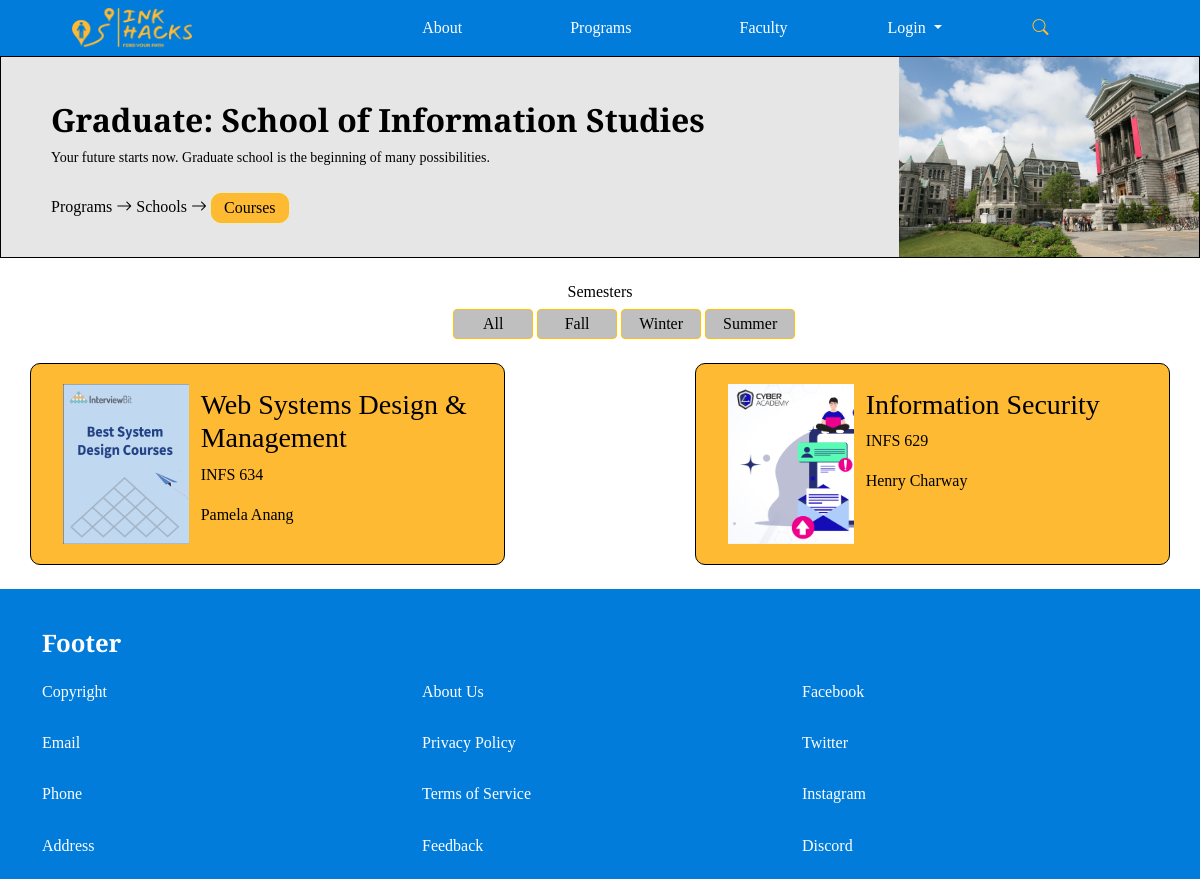
Screenshot of /courses.php?sid=1&pid=2 with the database file from the repository.
### tables this page shows
CREATE TABLE `program` (
  `program_id` int(11) NOT NULL,
  `program_name` varchar(255) NOT NULL,
  `program_img` varchar(255) NOT NULL
);

CREATE TABLE `schools` (
  `school_id` int(11) NOT NULL,
  `school_name` varchar(255) NOT NULL,
  `school_desc` text NOT NULL,
  `school_img` varchar(255) NOT NULL,
  `dept_name` varchar(255) NOT NULL,
  `program_id` int(11) NOT NULL
);

CREATE TABLE `courses` (
  `course_id` int(11) NOT NULL,
  `course_name` text NOT NULL,
  `course_code` varchar(225) NOT NULL,
  `course_type` varchar(255) NOT NULL,
  `course_desc` text NOT NULL,
  `course_img` varchar(255) NOT NULL,
  `l_id` int(11) NOT NULL,
  `school_id` int(11) NOT NULL
);

CREATE TABLE `lecturers` (
  `l_id` int(2) NOT NULL,
  `l_fname` varchar(225) NOT NULL,
  `l_email` varchar(225) NOT NULL,
  `l_number` varchar(225) NOT NULL,
  `l_password` varchar(225) NOT NULL,
  `l_description` text NOT NULL,
  `l_photo` varchar(300) DEFAULT NULL,
  `l_role` int(11) NOT NULL
);

### courses.php (the view, shortened to what this page needs)
<?php
include(dirname(__FILE__) . "/Settings/db.php");
include('header.php');
?>
<!Doctype html>
<html lang="en">
<head>
    <link href="https://cdn.jsdelivr.net/npm/bootstrap@5.0.2/dist/css/bootstrap.min.css" rel="stylesheet"
>
    <link rel="stylesheet" href="Assets/css/Mystyle.css" />
</head>
<body>
    <div id="main">
        <div class='container-fluid' id='cfluid' style='border:1px solid black;'>
            <div class='row'>
                <div class="col-10" style='padding-left:50px;height:20%;padding-top:20px'>
                    <br>
                    <h2><b>
                            <?php
                            $sid = $_GET['sid'];
                            $pid = $_GET['pid'];
                            $query = "SELECT * FROM schools s JOIN program p ON (s.program_id = p.program_id)
                            WHERE p.program_id = $pid";
                            $result = $conn->query($query);
                            $row = $result->fetch(PDO::FETCH_ASSOC);
                            echo $row['program_name']; ?>:
                            <?php
                            echo $row['school_name'];
                            ?>
                        </b></h2>
                    <small>Your future starts now. Graduate school is the beginning of many
                        possibilities.</small>
                    <div class='row'>
                        <div style='padding-top:25px'>
                            <a href="#" style='text-decoration:none; color:black'> Programs</a>
                            <i class="bi bi-arrow-right"></i>
                            <a href="#" style='text-decoration:none; color:black'> Schools</a>
                            <i class="bi bi-arrow-right"></i>
                            <button onclick="window.location.href = '#';" class='btn btn-warning'
                                style='padding-top:2px; height:30px;color:black; background-color:#FEBA33; border-radius:10px'>
                                Courses</button>
                        </div>
                    </div>
                </div>
                <div class="col-2" style='text-align:right;padding-right:0px;'>
                    <img id="floatRightClear" src="Assets/img/mgu.webp" alt="Card image cap" height='200px'>
                </div>
            </div>
        </div>
        <br>
        <div class='row'>
            <div style='text-align:center'>
                <h6 style='color:black'>Semesters</h6>
            </div>
            <div style='padding-left:38%'>
                <button style="background-color:#BFBFBF;width:80px; height:30px;padding-top:2px;"
                    onclick="this.style.backgroundColor='#FEBA33'" class='btn btn-warning' style='color:black;'>
                    All</button>
                <button style="background-color:#BFBFBF;width:80px; height:30px;padding-top:2px;"
                    onclick="this.style.backgroundColor='#FEBA33'" class='btn btn-warning' style='color:black;'>
                    Fall</button>
                <button style="background-color:#BFBFBF;width:80px; height:30px;padding-top:2px;"
                    onclick="this.style.backgroundColor='#FEBA33'" class='btn btn-warning' style='color:black;'>
                    Winter</button>
                <button style="background-color:#BFBFBF;width:90px; height:30px;padding-top:2px;"
                    onclick="this.style.backgroundColor='#FEBA33'" class='btn btn-warning' style='color:black;'>
                    Summer</button>
            </div>
        </div>
        <br>
        <div class="wrapper">
            <div class='container'>
                <div class='row'>
                    <?php
                    $query = "SELECT * FROM courses c JOIN lecturers l ON (c.l_id = l.l_id) WHERE `school_id`= $sid" ;
                    $query_exc = $conn->query($query);
                    while ($results = $query_exc->fetch(PDO::FETCH_ASSOC)) {
                        $cid = $results['course_id'];
                        ?>
                        <div class='col-5'>
                            <div class='row' style="border:1px solid black;border-radius:10px; background-color:#FEBA33;">
                                <div class='col-4' style="overflow: hidden">
                                    <img height='200px' min-width="100%" src="<?php echo $results['course_img'] ?>"
                                        style='padding-left:20px; padding-top:20px; padding-bottom:20px;'>
                                </div>
                                <div class='col-8' style='text-align:left;padding-top:5%'>
                                    <a href="document.php?cid=<?php echo  $cid ?>" style="text-decoration: none; color:black;">
                                        <h3><?php echo $results['course_name'] ?></h3>
                                        <p><?php echo $results['course_code'] ?></p>
                                        <p><?php echo $results['l_fname'] ?></p>
                                    </a>
                                </div>
                            </div>
                        </div>
                        <div class='col-2'></div>
                        <?php
                    }
                    ?>
                </div>
            </div>
        </div>
    </div>
    <br>
    <?php include('footer.php'); ?>
</body>
</html>

### header.php (shortened to what this page needs)
<link rel="stylesheet" href="https://cdn.jsdelivr.net/npm/bootstrap-icons@1.7.2/font/bootstrap-icons.css">
<nav id="navbar" class="navbar navbar-expand-lg bg-body-tertiary" style="padding-y: 0rem !important">
  <div class="container-fluid" id="navbar">
    <div class="navbar-header">
      <a class="navbar-brand mx-auto mb-2 mb-lg-0" href="index.php"><img src="Assets/img/Logo_tp.png"
          style='padding-left: 60px;' width="180" height="40" class="logo" alt="">
      </a>
    </div>
    <div class="collapse navbar-collapse" id="navbarSupportedContent">
      <ul class="navbar-nav mx-auto mb-2 mb-lg-0">
        <li class="nav-item">
          <a class="nav-link active" style='color:white;font-family:Source Serif Pro; padding-right: 100px'
            aria-current="page" href="about.php">About</a>
        </li>
        <li class="nav-item">
          <a class="nav-link" style='color:white;font-family:Source Serif Pro; padding-right: 100px'
            href="programs.php">Programs</a>
        </li>
        <li class="nav-item">
          <a class="nav-link" style='color:white;font-family:Source Serif Pro; padding-right: 50px'
            href="faculty.php">Faculty</a>
        </li>
        <li class="nav-item dropdown">
          <a class="nav-link dropdown-toggle" style='color:white;font-family:Source Serif Pro; padding-left: 50px'
            href="#" role="button" data-bs-toggle="dropdown" aria-expanded="true">
            Login
          </a>
        </li>
        <li class="nav-item" style='padding-left:15%;padding-top:1.5%'>
          <a href='#' data-bs-toggle="modal" data-bs-target="#exampleModal"><span style='color:#FEBA33'
              class="bi bi-search"></span></a>
        </li>
      </ul>
    </div>
  </div>
</nav>

### footer.php (shortened to what this page needs)
<div class="wrapper" id='wrap-x'>
  <br>
  <div class="card-body">
    <footer class="footer">
      <div class="container">
        <div class="row">
          <div class="col">
            <h4 class="mb-4"><strong>Footer</strong></h4>
          </div>
        </div>
        <div class="row">
          <div class="col">
            <h6 class=""><a href='tos.php' style='text-decoration: none; color:white'>Copyright</a></h6>
          </div>
          <div class="col">
            <h6 class=""><a href='about.php' style='text-decoration: none; color:white'>About Us</a></h6>
          </div>
          <div class="col">
            <h6 class=""><a href='https://www.facebook.com' target="_blank"
                style='text-decoration: none; color:white'>Facebook</a></h6>
          </div>
        </div>
        <br>
        <div class="row">
          <div class="col">
            <h6 class=""><a href='mailto:support@inkhack.com' style='text-decoration: none; color:white'>Email</a></h6>
          </div>
          <div class="col">
            <h6 class=""><a href='tos.php' style='text-decoration: none; color:white'>Privacy Policy</a></h6>
          </div>
          <div class="col">
            <h6 class=""><a href='https://twitter.com' target="_blank"
                style='text-decoration: none; color:white'>Twitter</a></h6>
          </div>
        </div>
        <br>
        <div class="row">
          <div class="col">
            <h6 class=""><a href='tel:+15459098876' style='text-decoration: none; color:white'>Phone</a></h6>
          </div>
          <div class="col">
            <h6 class=""><a href='tos.php' style='text-decoration: none; color:white'>Terms of Service</a></h6>
          </div>
          <div class="col">
            <h6 class=""><a href='https://www.instagram.com' target="_blank"
                style='text-decoration: none; color:white'>Instagram</a></h6>
          </div>
        </div>
        <br>
        <div class="row">
          <div class="col">
            <h6 class=""><a href='https://goo.gl/maps/G7EdWB1i7PyaWNh26' target="_blank"
                style='text-decoration: none; color:white'>Address</a></h6>
          </div>
          <div class="col">
            <h6 class=""><a href='#' data-bs-toggle="modal" data-bs-target="#feedbackModal"
                style='text-decoration: none; color:white'>Feedback</a></h6>
          </div>
          <div class="col">
            <h6 class=""><a href='https://discord.com' target="_blank"
                style='text-decoration: none; color:white'>Discord</a></h6>
          </div>
        </div>
      </div>
    </footer>
  </div>
</div>

### Assets/css/Mystyle.css (style rules this page uses)
.container-fluid { background-color: #017CDA; color: white; font-family: 'Source Serif Pro'; }
.navbar { background-color: #017CDA; color: white; font-family: 'Source Serif Pro'; }
.nav-item { color: white; font-family: 'Source Serif Pro'; }
body { color: white; font-family: 'Source Serif Pro'; }
#wrap-x { background-color: #017CDA; }
#cfluid { background-color: #E6E6E6; color: black; font-family: 'Source Serif Pro'; }
#floatRightClear { float: right; font-family: 'Source Serif Pro'; }

### rows the page displays
program: program_name "Graduate"
schools: school_name "School of Information Studies"
courses: course_img (picture), course_name "Web Systems Design & Management", course_code "INFS 634", l.l_fname "Pamela Anang"
courses: course_img (picture), course_name "Information Security", course_code "INFS 629", l.l_fname "Henry Charway"
